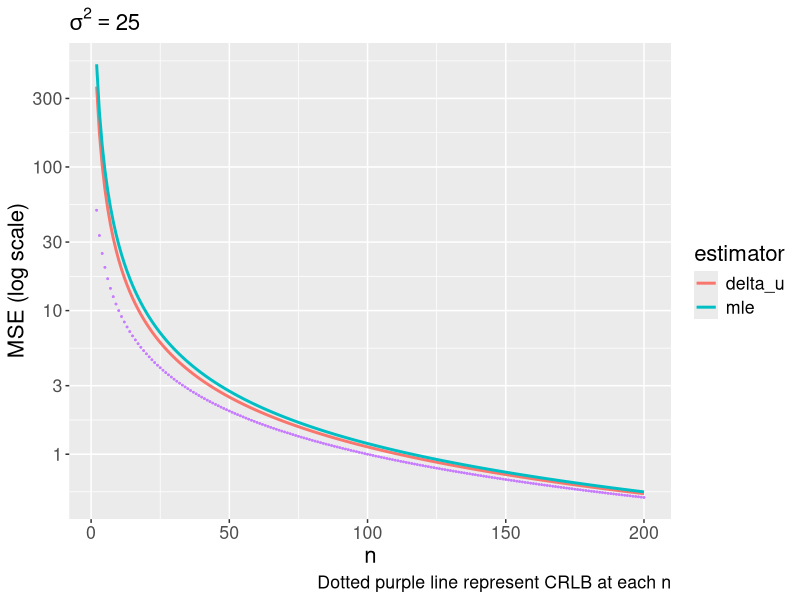
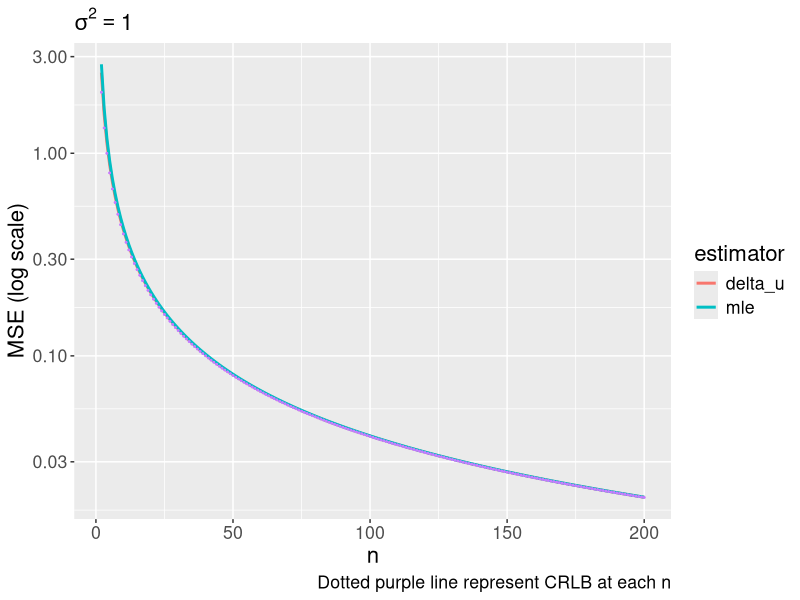

The R script that drew these images, in order:
## ---- chunk 1
theta <- 1
s2 <- 25
## ---- chunk 2
library(tidyverse)
n_vec <- 2:200
mse_mat <- matrix(NA, nrow = length(n_vec), ncol = 4)
for(i in 1:length(n_vec)){
  n <- n_vec[i]

  g_theta <- theta^2 + s2
  
  delta_u_var <- 4 * theta^2 * s2 / n + 2 * s2^2 / n^2
  delta_u_mse <- delta_u_var + 0
  
  mle_bias <- theta^2  + s2 * (1 + 1/n) - g_theta
  mle_var <- 4 * theta^2 * s2 / n + 2 * s2^2 / n^2
  mle_mse <- mle_var + mle_bias^2
  
  crlb <- 4 * theta^2 * s2 / n
  mse_mat[i,] <- c(delta_u_mse, mle_mse, crlb, n)
}
colnames(mse_mat) <- c("delta_u", "mle", "crlb", "n")
data.frame(mse_mat) |>
  pivot_longer(cols = c(1:2), names_to = "estimator", values_to = "mse") |>
  ggplot(aes(x = n, y = mse, col = estimator)) +
  geom_line(linewidth = 1) +
  geom_point(aes(x = n, y = crlb), size = 0.25, col = "#C77CFF") +
  scale_y_log10(n.breaks = 6) +
  labs(y = "MSE (log scale)",
       caption = "Dotted purple line represent CRLB at each n",
       subtitle = bquote(sigma^2 == .(s2))) +
  theme(text =element_text(size = 16))
## ---- chunk 3
s2 <- 1
mse_mat <- matrix(NA, nrow = length(n_vec), ncol = 4)
for(i in 1:length(n_vec)){
  n <- n_vec[i]

  g_theta <- theta^2 + s2
  
  delta_u_var <- 4 * theta^2 * s2 / n + 2 * s2^2 / n^2
  delta_u_mse <- delta_u_var + 0
  
  mle_bias <- theta^2  + s2 * (1 + 1/n) - g_theta
  mle_var <- 4 * theta^2 * s2 / n + 2 * s2^2 / n^2
  mle_mse <- mle_var + mle_bias^2
  
  crlb <- 4 * theta^2 * s2 / n
  mse_mat[i,] <- c(delta_u_mse, mle_mse, crlb, n)
}
colnames(mse_mat) <- c("delta_u", "mle", "crlb", "n")
data.frame(mse_mat) |>
  pivot_longer(cols = c(1:2), names_to = "estimator", values_to = "mse") |>
  ggplot(aes(x = n, y = mse, col = estimator)) +
  geom_line(linewidth = 1) +
  geom_point(aes(x = n, y = crlb), size = 0.25, col = "#C77CFF") +
  scale_y_log10(n.breaks = 6) +
  labs(y = "MSE (log scale)",
       caption = "Dotted purple line represent CRLB at each n",
       subtitle = bquote(sigma^2 == .(s2)))+
  theme(text =element_text(size = 16))
